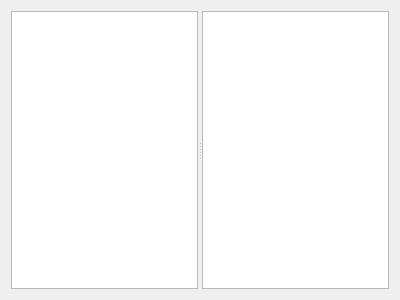
<?xml version="1.0" encoding="UTF-8"?>
<ui version="4.0">
 <class>BlockTableForm</class>
 <widget class="QWidget" name="BlockTableForm">
  <property name="geometry">
   <rect>
    <x>0</x>
    <y>0</y>
    <width>400</width>
    <height>300</height>
   </rect>
  </property>
  <property name="windowTitle">
   <string>Form</string>
  </property>
  <layout class="QVBoxLayout" name="verticalLayout">
   <item>
    <widget class="QSplitter" name="splitter">
     <property name="orientation">
      <enum>Qt::Horizontal</enum>
     </property>
     <widget class="QTableWidget" name="blockTableWidget">
      <property name="selectionMode">
       <enum>QAbstractItemView::SingleSelection</enum>
      </property>
      <property name="selectionBehavior">
       <enum>QAbstractItemView::SelectRows</enum>
      </property>
     </widget>
     <widget class="QTableWidget" name="detailTableWidget"/>
    </widget>
   </item>
  </layout>
 </widget>
 <resources/>
 <connections/>
</ui>
